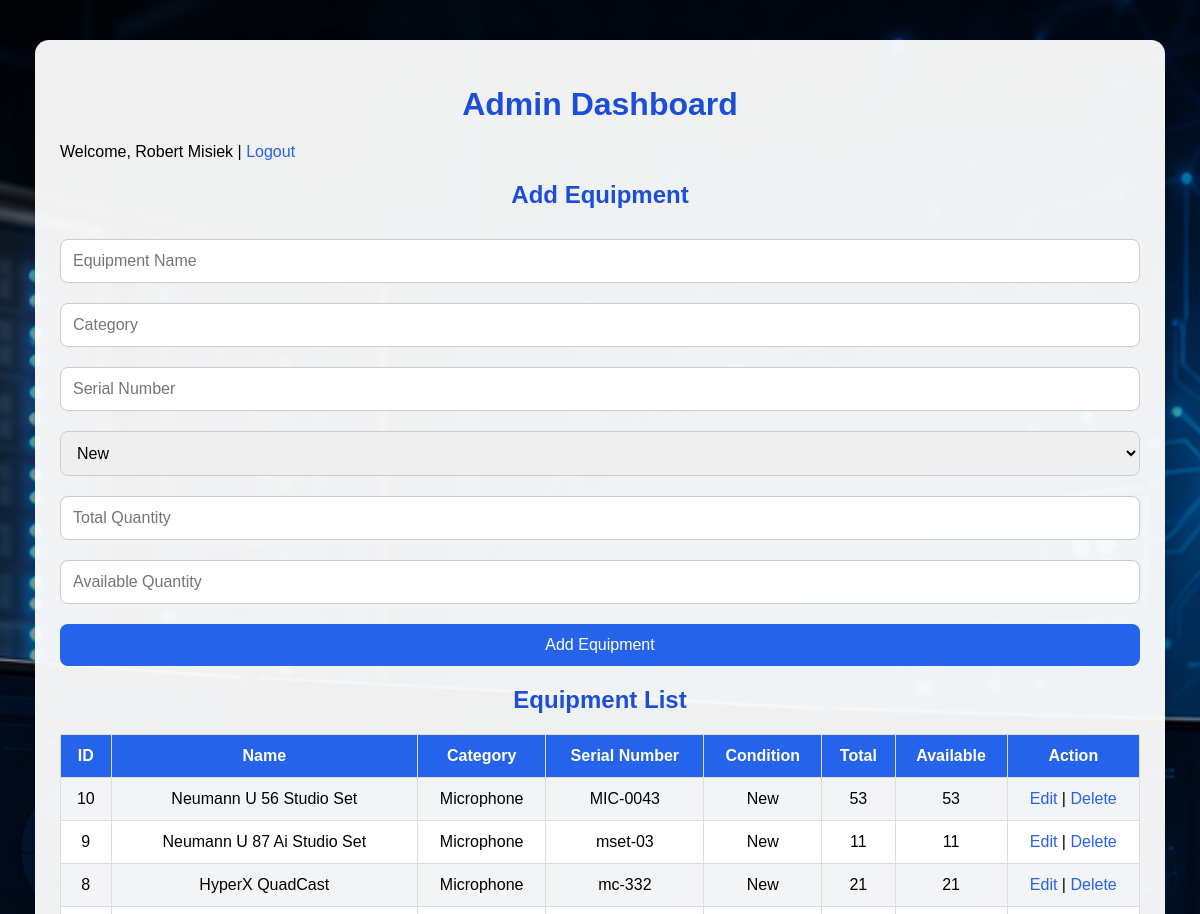
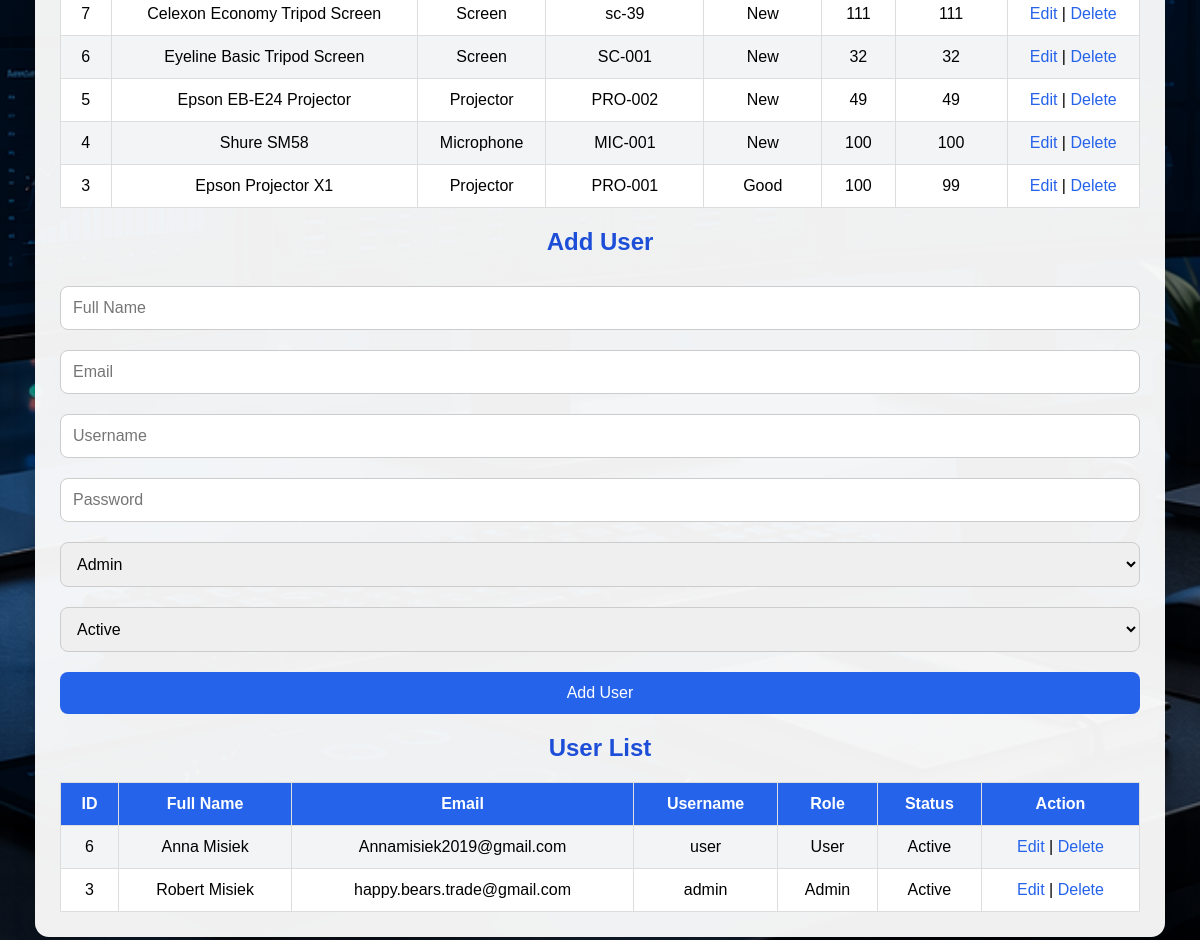
/admin_dashboard.php (signed in), run on the app's committed database (2 pictures, top to bottom).
### tables this page shows
CREATE TABLE `equipment` (
  `equipment_id` int(11) NOT NULL,
  `name` varchar(100) NOT NULL,
  `category` varchar(100) NOT NULL,
  `serial_number` varchar(100) NOT NULL,
  `condition_status` enum('New','Good','Damaged','Needs Service') NOT NULL DEFAULT 'Good',
  `total_quantity` int(11) NOT NULL DEFAULT 1,
  `available_quantity` int(11) NOT NULL DEFAULT 1,
  `created_at` timestamp NOT NULL DEFAULT current_timestamp()
);

CREATE TABLE `users` (
  `user_id` int(11) NOT NULL,
  `full_name` varchar(100) NOT NULL,
  `email` varchar(100) NOT NULL,
  `username` varchar(50) NOT NULL,
  `password` varchar(255) NOT NULL,
  `role` enum('Admin','User') NOT NULL,
  `status` enum('Active','Inactive') NOT NULL DEFAULT 'Active',
  `created_at` timestamp NOT NULL DEFAULT current_timestamp()
);

### admin_dashboard.php (the view, shortened to what this page needs)
<?php
include("config.php");
function escape($value) {
    return htmlspecialchars((string)$value, ENT_QUOTES, 'UTF-8');
}
$edit_equipment = null;
$edit_user = null;
$equipment_result = mysqli_query($conn, "SELECT * FROM equipment ORDER BY equipment_id DESC");
$users_result = mysqli_query($conn, "SELECT * FROM users ORDER BY user_id DESC");
?>
<!DOCTYPE html>
<html lang="en">
<head>
    <link rel="stylesheet" href="style.css">
</head>
<body class="admin-page">
<div class="table-container">
    <h1>Admin Dashboard</h1>
    <p>Welcome, <?php echo escape($_SESSION["full_name"]); ?> | <a href="logout.php">Logout</a></p>
    <h2><?php echo $edit_equipment ? "Update Equipment" : "Add Equipment"; ?></h2>
    <form method="POST" action="admin_dashboard.php">
        <input type="text" name="name" placeholder="Equipment Name" required
               value="<?php echo $edit_equipment ? escape($edit_equipment['name']) : ''; ?>">
        <input type="text" name="category" placeholder="Category" required
               value="<?php echo $edit_equipment ? escape($edit_equipment['category']) : ''; ?>">
        <input type="text" name="serial_number" placeholder="Serial Number" required
               value="<?php echo $edit_equipment ? escape($edit_equipment['serial_number']) : ''; ?>">
        <select name="condition_status" required>
            <option value="New" <?php if ($edit_equipment && $edit_equipment['condition_status'] == 'New') echo 'selected'; ?>>New</option>
        </select>
        <input type="number" name="total_quantity" min="1" placeholder="Total Quantity" required
               value="<?php echo $edit_equipment ? (int)$edit_equipment['total_quantity'] : ''; ?>">
        <input type="number" name="available_quantity" min="0" placeholder="Available Quantity"
               value="<?php echo $edit_equipment ? (int)$edit_equipment['available_quantity'] : ''; ?>">
        <?php if ($edit_equipment): ?>
            <button type="submit" name="update_equipment">Update Equipment</button>
            <p><a href="admin_dashboard.php">Cancel Equipment Edit</a></p>
        <?php else: ?>
            <button type="submit" name="add_equipment">Add Equipment</button>
        <?php endif; ?>
    </form>
    <h2>Equipment List</h2>
    <table>
        <tr>
            <th>ID</th>
            <th>Name</th>
            <th>Category</th>
            <th>Serial Number</th>
            <th>Condition</th>
            <th>Total</th>
            <th>Available</th>
            <th>Action</th>
        </tr>
        <?php while ($row = mysqli_fetch_assoc($equipment_result)): ?>
            <tr>
                <td><?php echo (int)$row['equipment_id']; ?></td>
                <td><?php echo escape($row['name']); ?></td>
                <td><?php echo escape($row['category']); ?></td>
                <td><?php echo escape($row['serial_number']); ?></td>
                <td><?php echo escape($row['condition_status']); ?></td>
                <td><?php echo (int)$row['total_quantity']; ?></td>
                <td><?php echo (int)$row['available_quantity']; ?></td>
                <td>
                    <a href="admin_dashboard.php?edit_equipment=<?php echo (int)$row['equipment_id']; ?>">Edit</a> |
                    <a href="admin_dashboard.php?delete_equipment=<?php echo (int)$row['equipment_id']; ?>"
                       onclick="return confirm('Are you sure you want to delete this equipment?')">Delete</a>
                </td>
            </tr>
        <?php endwhile; ?>
    </table>
    <h2><?php echo $edit_user ? "Update User" : "Add User"; ?></h2>
    <form method="POST" action="admin_dashboard.php">
        <input type="text" name="full_name" placeholder="Full Name" required
               value="<?php echo $edit_user ? escape($edit_user['full_name']) : ''; ?>">
        <input type="email" name="email" placeholder="Email" required
               value="<?php echo $edit_user ? escape($edit_user['email']) : ''; ?>">
        <input type="text" name="username" placeholder="Username" required
               value="<?php echo $edit_user ? escape($edit_user['username']) : ''; ?>">
        <input type="password" name="password"
               placeholder="<?php echo $edit_user ? 'Leave blank to keep current password' : 'Password'; ?>"
               <?php echo $edit_user ? '' : 'required'; ?>>
        <select name="role" required>
            <option value="Admin" <?php if ($edit_user && $edit_user['role'] == 'Admin') echo 'selected'; ?>>Admin</option>
        </select>
        <select name="status" required>
            <option value="Active" <?php if ($edit_user && $edit_user['status'] == 'Active') echo 'selected'; ?>>Active</option>
        </select>
        <?php if ($edit_user): ?>
            <button type="submit" name="update_user">Update User</button>
            <p><a href="admin_dashboard.php">Cancel User Edit</a></p>
        <?php else: ?>
            <button type="submit" name="add_user">Add User</button>
        <?php endif; ?>
    </form>
    <h2>User List</h2>
    <table>
        <tr>
            <th>ID</th>
            <th>Full Name</th>
            <th>Email</th>
            <th>Username</th>
            <th>Role</th>
            <th>Status</th>
            <th>Action</th>
        </tr>
        <?php while ($row = mysqli_fetch_assoc($users_result)): ?>
            <tr>
                <td><?php echo (int)$row['user_id']; ?></td>
                <td><?php echo escape($row['full_name']); ?></td>
                <td><?php echo escape($row['email']); ?></td>
                <td><?php echo escape($row['username']); ?></td>
                <td><?php echo escape($row['role']); ?></td>
                <td><?php echo escape($row['status']); ?></td>
                <td>
                    <a href="admin_dashboard.php?edit_user=<?php echo (int)$row['user_id']; ?>">Edit</a> |
                    <a href="admin_dashboard.php?delete_user=<?php echo (int)$row['user_id']; ?>"
                       onclick="return confirm('Are you sure you want to delete this user?')">Delete</a>
                </td>
            </tr>
        <?php endwhile; ?>
    </table>
</div>
</body>
</html>

### style.css (style rules this page uses)
body { margin: 0; padding: 0; min-height: 100vh; font-family: Arial, sans-serif; background-size: cover; background-position: center; background-repeat: no-repeat; }
body.admin-page { background-image: linear-gradient(rgba(0,0,0,0.35), rgba(0,0,0,0.35)), url('images/admin.png'); }
.table-container { width: 90%; max-width: 1100px; margin: 40px auto; background: rgba(255,255,255,0.94); padding: 25px; border-radius: 14px; box-shadow: 0 8px 20px rgba(0,0,0,0.25); }
h1, h2, h3 { text-align: center; color: #1d4ed8; margin-bottom: 20px; }
input, select { width: 100%; padding: 12px; margin: 10px 0; border: 1px solid #ccc; border-radius: 8px; box-sizing: border-box; font-size: 16px; }
button, .btn { display: inline-block; width: 100%; padding: 12px; margin-top: 10px; background: #2563eb; color: white; border: none; border-radius: 8px; text-decoration: none; font-size: 16px; cursor: pointer; box-sizing: border-box; text-align: center; }
a { color: #2563eb; text-decoration: none; }
table { width: 100%; border-collapse: collapse; margin-top: 20px; background: white; }
table th, table td { border: 1px solid #ddd; padding: 12px; text-align: center; }
table th { background: #2563eb; color: white; }
table tr:nth-child(even) { background: #f3f4f6; }

### data on the page
equipment: equipment_id "10", name "Neumann U 56 Studio Set", category "Microphone", serial_number "MIC-0043", condition_status "New", total_quantity "53", available_quantity "53"
equipment: equipment_id "9", name "Neumann U 87 Ai Studio Set", category "Microphone", serial_number "mset-03", condition_status "New", total_quantity "11", available_quantity "11"
equipment: equipment_id "8", name "HyperX QuadCast", category "Microphone", serial_number "mc-332", condition_status "New", total_quantity "21", available_quantity "21"
equipment: equipment_id "7", name "Celexon Economy Tripod Screen", category "Screen", serial_number "sc-39", condition_status "New", total_quantity "111", available_quantity "111"
equipment: equipment_id "6", name "Eyeline Basic Tripod Screen", category "Screen", serial_number "SC-001", condition_status "New", total_quantity "32", available_quantity "32"
equipment: equipment_id "5", name "Epson EB-E24 Projector", category "Projector", serial_number "PRO-002", condition_status "New", total_quantity "49", available_quantity "49"
equipment: equipment_id "4", name "Shure SM58", category "Microphone", serial_number "MIC-001", condition_status "New", total_quantity "100", available_quantity "100"
equipment: equipment_id "3", name "Epson Projector X1", category "Projector", serial_number "PRO-001", condition_status "Good", total_quantity "100", available_quantity "99"
users: user_id "6", full_name "Anna Misiek", email "Annamisiek2019@gmail.com", username "user", role "User", status "Active"
users: user_id "3", full_name "Robert Misiek", email "happy.bears.trade@gmail.com", username "admin", role "Admin", status "Active"

### other printed values
$_SESSION["full_name"] "Robert Misiek"
